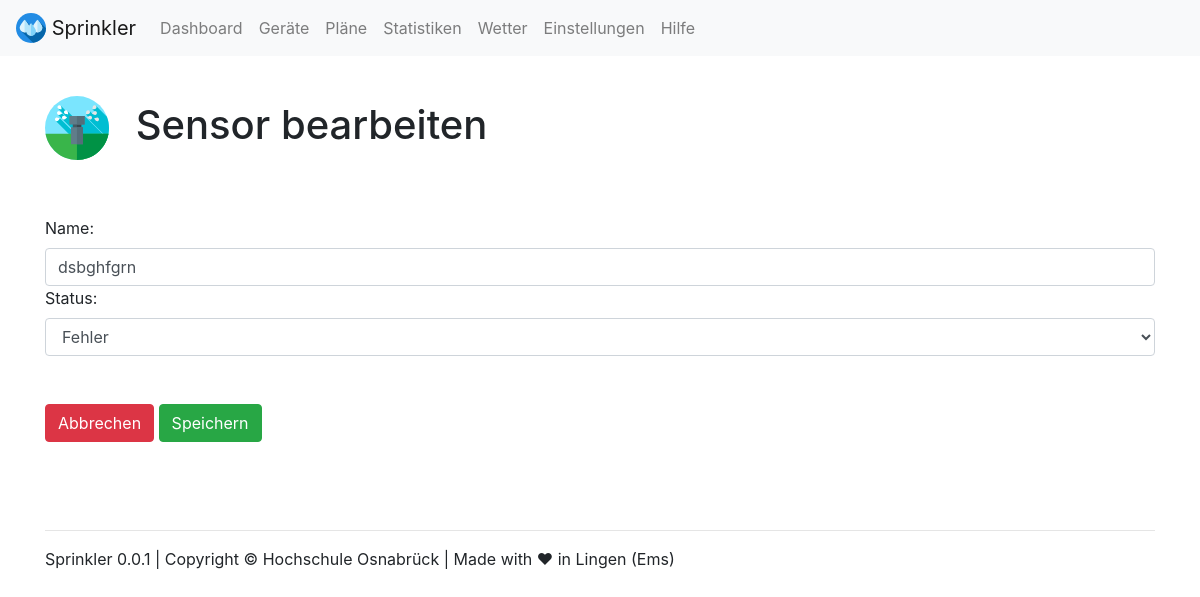
Before: /devices/edit/1/3 with the older database file.
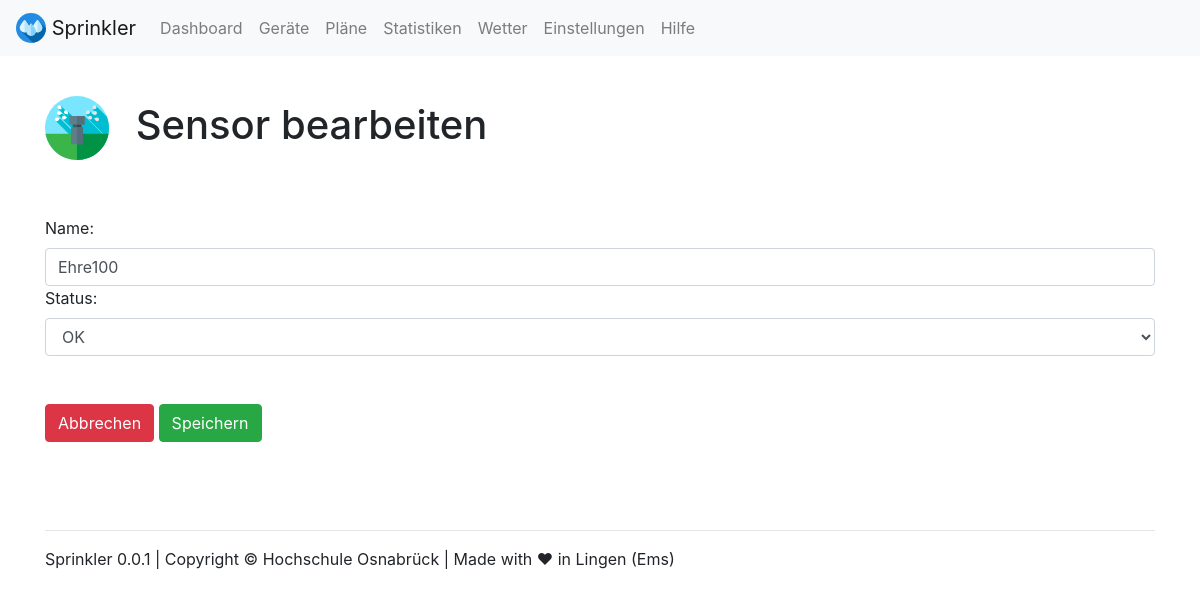
After: the same page with the newer database file.
### webapp/models.py (models this page shows, shortened)
class Sensor(models.Model):
    name = models.CharField(max_length=200)
    status = models.CharField(
        max_length=10,
        choices=STATUS_CHOICES,
        default='OK',
    )
    curr_active = models.BooleanField(default=False)
    device_type = 'Sensor'

### webapp/views.py (the view, shortened to what this page needs)
# urls.py: path('devices/edit/<int:device_type>/<int:device_id>', views.device_edit, name='device_edit'),
def device_edit(request, device_type, device_id):
    args = {}
    args['device_type'] = device_type
    args['device_id'] = device_id
    if device_type == 1: # Sensor
        if request.method == 'POST':
            d = Sensor.objects.get(pk=device_id)
            f = SensorForm(request.POST, instance=d)
            f.save()
            return redirect('/devices/?device=Sensor')
        else:
            d = Sensor.objects.get(pk=device_id)
            args['headline'] = "Sensor bearbeiten"
            args['form'] = SensorForm(instance=d)
    return TemplateResponse(request, "device_edit.html", args)

### webapp/models.py
class SensorForm(ModelForm):
    class Meta:
        model = Sensor
        fields = ('name','status')
        widgets = {
            'name': forms.TextInput(attrs={'class': 'form-control'}),
            'status': forms.Select(attrs={'class': 'form-control'}),
        }

### webapp/templates/device_edit.html (shortened to what this page needs)
{% load static %}
{% include "views/top.html" %}
<br>
<h1><img src="{% static 'webapp/img/icons/sprinkler.svg' %}" width="64" class="mr-3"> {{ headline }}</h1>
<br><br>
<form method="POST" action="{% url 'device_edit' device_type device_id %}">
    {{ form }}
    <br><br>
    {% if device_type == 0 %}
    <a class="btn btn-danger" href="/devices/?device=Sprinkler" role="button">Abbrechen</a>
    {% elif device_type == 1 %}
    <a class="btn btn-danger" href="/devices/?device=Sensor" role="button">Abbrechen</a>
    {% elif device_type == 2 %}
    <a class="btn btn-danger" href="/devices/?device=Pumpe" role="button">Abbrechen</a>
    {% endif %}
    <button type="submit" class="btn btn-success">Speichern</button>
</form>
{% include "views/footer.html" %}
{% include "views/bottom.html" %}

Changed rows visible on the page:
changed Sensor: name "dsbghfgrn" → "Ehre100"; status "Fehler" → "OK"
